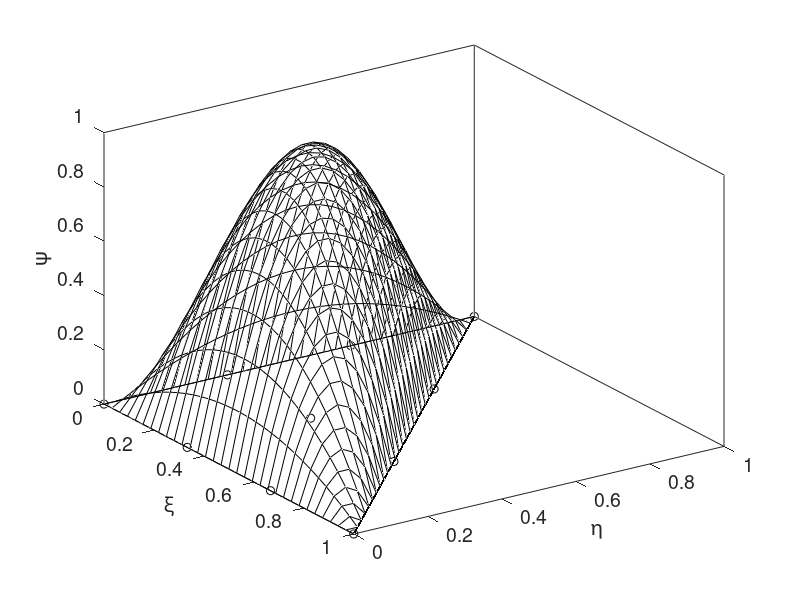

Here is the MATLAB script that generated this plot:

clear all
close all

%=============================================
% prepare a graph of the element interpolation
% functions for a uniform grid on a triangle
%=============================================

%---
% prepare
%---

figure(1)
hold on
xlabel('\xi','fontsize',14);
ylabel('\eta','fontsize',14);
zlabel('\psi','fontsize',14);
set(gca,'fontsize',14)
box on
view([56,30])

%----
% input parameters
%----

m = 4;
m = 3;

in = 1; jn = 5;   % choose the node (i,j)
in = 3; jn = 2;   % choose the node (i,j)
in = 2; jn = 2;   % choose the node (i,j)

%---
% uniform master grid
%---

for i=1:m+1
 v(i) = (i-1.0)/m;
end

%---
% prepare
%---

kn = m+3-in-jn;

%---
% define the grid lines for plotting purposes
%---

N=32; M=32;

Dx=1.0/N; Dy=1.0/M;

for i=1:N+1 
  x(i)=Dx*(i-1.0);
%   fprintf (1,'%6.2f',X(i))
end

for j=1:M+1
  y(j)=Dy*(j-1.0);
% fprintf (1,'%6.2f',Y(j))
end

%------------------------------
% loop over vertical grid lines
%------------------------------

for i=1:N
for j=1:M+2-i

 xp(j) = x(i);
 yp(j) = y(j);
 zeta= 1.0-xp(j)-yp(j);

%---
% compute the interpolation function: zp
%---

 zp(j) = 1.0;
 if(in>1) 
 for ic=1:in-1
  zp(j) = zp(j)*(xp(j)-v(ic))/(v(in)-v(ic));
 end
 end

 if(jn>1) 
 for jc=1:jn-1
  zp(j) = zp(j)*(yp(j)-v(jc))/(v(jn)-v(jc));
 end
 end

 if(kn>1) 
 for kc=1:kn-1
  zp(j) = zp(j)*(zeta-v(kc))/(v(kn)-v(kc));
 end
 end

end

plot3(xp,yp,zp,'k'); hold on;

end

clear xp,yp,zp

%--------------------------------
% loop over horizontal grid lines
%--------------------------------

for j=1:M
for i=1:N+2-j

 yp(i) = y(j);
 xp(i) = x(i);
 zeta= 1.0-xp(i)-yp(i);

%---
% compute the interpolation function: zp
%---

 zp(i) = 1.0;
 if(in>1) 
 for ic=1:in-1
  zp(i) = zp(i)*(xp(i)-v(ic))/(v(in)-v(ic));
 end
 end
 if(jn>1) 
 for jc=1:jn-1
  zp(i) = zp(i)*(yp(i)-v(jc))/(v(jn)-v(jc));
 end
 end
 if(kn>1) 
 for kc=1:kn-1
  zp(i) = zp(i)*(zeta-v(kc))/(v(kn)-v(kc));
 end
 end
 
end

plot3(xp,yp,zp,'k'); hold on;

end

%------------------------------------
% plot the hypotenese of the triangle
%------------------------------------

xx(1)=0.0;yy(1)=0.0;zz(1)=0.0;
xx(2)=1.0;yy(2)=0.0;zz(2)=0.0;
xx(3)=0.0;yy(3)=1.0;zz(3)=0.0;
xx(4)=0.0;yy(4)=0.0;zz(4)=0.0;

plot3(xx,yy,zz,'k-');

%---------------
% mark the nodes
%---------------

zz = 0.0

for i=1:m+1
  xx = v(i);
   for j=1:m+2-i
     yy = v(j);
     plot3 (xx,yy,zz,'ko');
   end
end

%-----
% done
%-----
